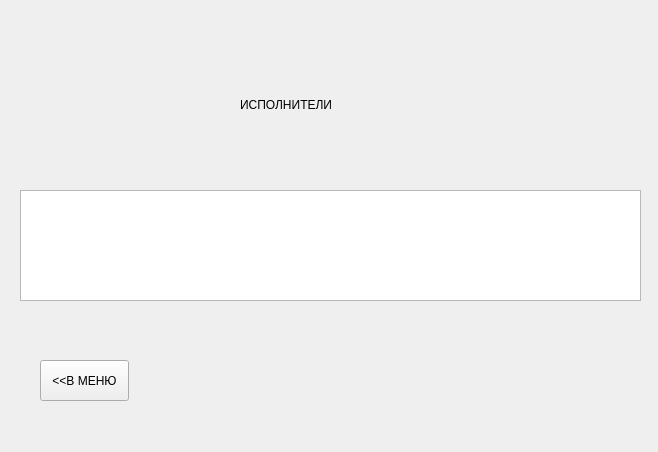
<?xml version="1.0" encoding="UTF-8"?>
<ui version="4.0">
 <class>ArtistView</class>
 <widget class="QWidget" name="ArtistView">
  <property name="geometry">
   <rect>
    <x>0</x>
    <y>0</y>
    <width>658</width>
    <height>452</height>
   </rect>
  </property>
  <property name="windowTitle">
   <string>Form</string>
  </property>
  <widget class="QTableView" name="tableView">
   <property name="geometry">
    <rect>
     <x>20</x>
     <y>190</y>
     <width>621</width>
     <height>111</height>
    </rect>
   </property>
   <attribute name="horizontalHeaderDefaultSectionSize">
    <number>150</number>
   </attribute>
  </widget>
  <widget class="QLabel" name="label">
   <property name="geometry">
    <rect>
     <x>240</x>
     <y>80</y>
     <width>111</width>
     <height>51</height>
    </rect>
   </property>
   <property name="text">
    <string>ИСПОЛНИТЕЛИ</string>
   </property>
   <property name="textFormat">
    <enum>Qt::RichText</enum>
   </property>
   <property name="scaledContents">
    <bool>true</bool>
   </property>
  </widget>
  <widget class="QPushButton" name="btnMenu">
   <property name="geometry">
    <rect>
     <x>40</x>
     <y>360</y>
     <width>89</width>
     <height>41</height>
    </rect>
   </property>
   <property name="text">
    <string>&lt;&lt;В МЕНЮ</string>
   </property>
  </widget>
 </widget>
 <resources/>
 <connections/>
</ui>
